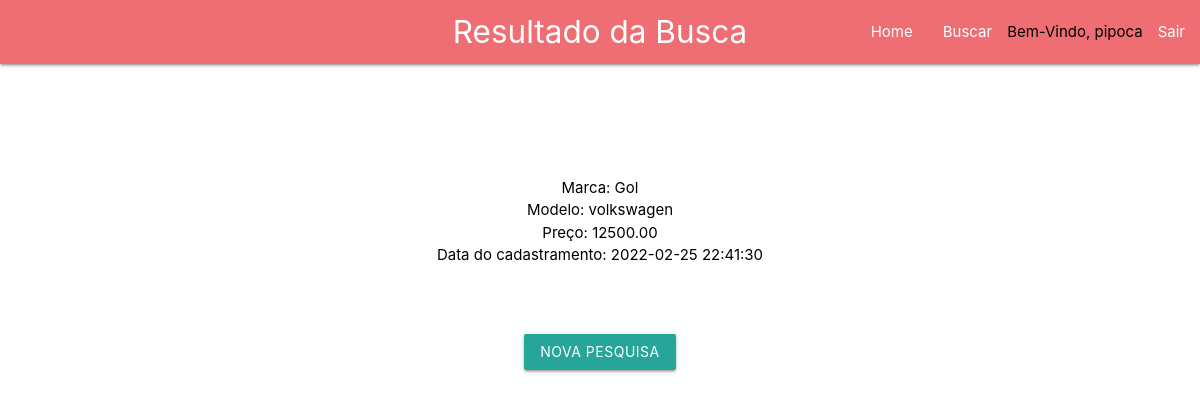
Page /buscaUsuario.php (signed in) on the committed database.
### tables this page shows
CREATE TABLE IF NOT EXISTS `carro` (
  `id` int(11) NOT NULL,
  `marca` varchar(255) NOT NULL,
  `modelo` varchar(255) NOT NULL,
  `preco` decimal(10,2) NOT NULL,
  `dt_cadastro` timestamp NOT NULL DEFAULT CURRENT_TIMESTAMP ON UPDATE CURRENT_TIMESTAMP
);

### buscaUsuario.php (the view, shortened to what this page needs)
<!DOCTYPE html>
<html>
<head>
<?php
$logado = $_SESSION['login'];
?>
 <link rel="stylesheet" href="https://cdnjs.cloudflare.com/ajax/libs/materialize/1.0.0/css/materialize.min.css">
</head>
<body>
<nav>
    <div class="nav-wrapper">
      <a href="buscar.php" class="brand-logo center">Resultado da Busca</a>
      <ul id="nav-mobile" class="right hide-on-med-and-down">
        <li><a href="index.php">Home</a></li>
        <li><a href="buscar.php">Buscar</a></li>
        <li><?php echo"Bem-Vindo, $logado" ?></li>
        <li ><a href="logout.php">Sair</a></li>
      </ul>
    </div>
  </nav>
<br>
<br>
<br>
<br>
<br>
</body>
</html>
<?php
	$servidor = "localhost";
	$usuario = "root";
	$senha = "root";
	$dbname = "crudsimples";
	$conn = mysqli_connect($servidor, $usuario, $senha, $dbname);
	$pesquisar = $_POST['pesquisar'];
	$result_cursos = "SELECT * FROM carro WHERE marca LIKE '%$pesquisar%' LIMIT 5";
	$resultado_cursos = mysqli_query($conn, $result_cursos);
    if($rows_cursos = mysqli_fetch_array($resultado_cursos)){
		echo "Marca: ".$rows_cursos['marca']."<br>";
        echo "Modelo: ".$rows_cursos['modelo']."<br>";
        echo "Preço: ".$rows_cursos['preco']."<br>";
        echo "Data do cadastramento: ".$rows_cursos['dt_cadastro']."<br><br><br><br>";
        echo"<td><a class='btn waves-effect waves-light' href='buscar.php'>Nova pesquisa</a> </td>";
	}
else {
       echo "Nenhuma marca foi encontrada no Banco de dados.<br><br><br><br>";
    echo"<td><a class='btn waves-effect waves-light' href='buscar.php'>Nova pesquisa</a> </td>";
}
?>

### buscaUsuario.php (style rules this page uses)
* { color:white; text-align: center; color: black; }

### rows in the picture
carro: marca "Gol", modelo "volkswagen", preco "12500.00", dt_cadastro "2022-02-25 22:41:30"

### other values in the picture
$logado "pipoca"
